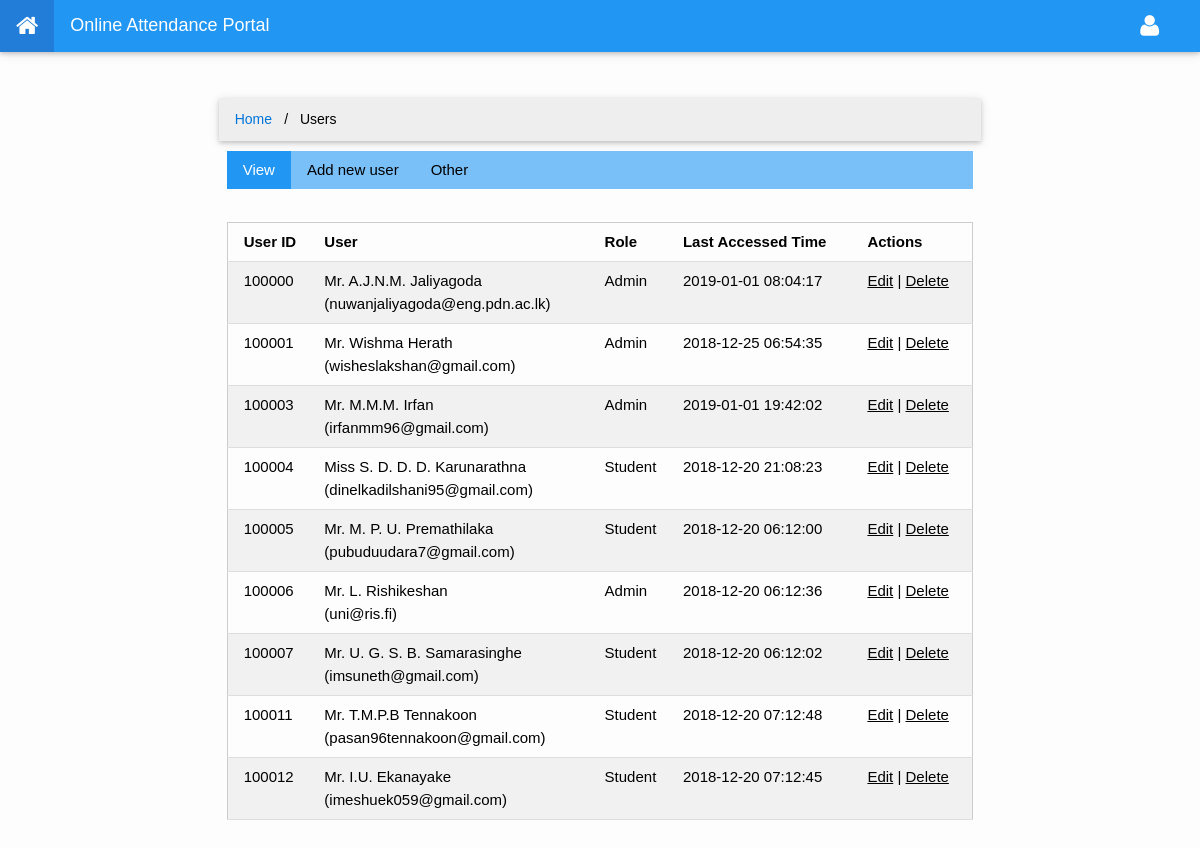
/web/users/index.php, run on the app's committed database.
### tables this page shows
CREATE TABLE `users` (
  `id` int(6) NOT NULL,
  `firstName` text NOT NULL,
  `lastName` text NOT NULL,
  `salutation` int(1) NOT NULL,
  `email` text NOT NULL,
  `password` varchar(255) NOT NULL,
  `role` int(1) NOT NULL,
  `lastAccess` datetime NOT NULL
);

### web/data/database.php (called while the page is built, shortened)
<?php
class database
{
    private $mysqli;
    function __construct()
    {
        $this->mysqli = new mysqli(DB_HOST, DB_USER, DB_PASSWORD, DB_NAME);
    }
    function getUserData($userId, $field)
    {
        $sql = "SELECT * FROM `users` WHERE `id` LIKE $userId";
        $result = $this->mysqli->query($sql);
        $row = $result->fetch_assoc();
        $res = $row[$field];
        return $res;
    }
    function listUsers($field)
    {
        $sql = "SELECT * FROM `users` WHERE 1";
        if ($result = $this->mysqli->query($sql)) {
            $j = 0;
            $arAdd = array();
            while ($row = mysqli_fetch_array($result)) {
                $arAdd[$j] = $row[$field];
                $j++;
            }
            return $arAdd;
        } else {
            return 0;
        }
    }
}

### web/users/index.php (the view, shortened to what this page needs)
<!DOCTYPE html>
<html lang="en">
<head>
    <?php include '../data/scripts.php'; ?>
</head>
<body>
<?php include '../data/navibar.php'; ?>
<?php
include "../data/database.php";
$db = new database();
$userRoles = array(0 => "Admin", 1 => "Student", 2 => "Lecturer", 3 => "Instructor", 4 => "Date Enter");
?>
<div class="w3-container">
    <div class="w3-row">
        <div class="w3-col m2 l2 hidden-sm">&nbsp;</div>
        <div class="w3-col s12 m8 l8">
            <br><br><br><br>
            <ul class="breadcrumb w3-card-2 w3-container w3-margin-8">
                <li><a href="../home">Home</a></li>
                <li class="active">Users</a></li>
            </ul>
            <ul class="w3-navbar w3-theme-l2" style="margin: 10px 16px;">
                <li><a href="#" class="tablink w3-theme">View</a></li>
                <li><a href="add.php" class="tablink">Add new user</a></li>
                <li><a href="#" class="tablink">Other</a></li>
            </ul>
            <br>
            <div class="w3-container">
                <div class="w3-responsive">
                    <table class="w3-table w3-bordered w3-striped w3-border w3-hoverable">
                        <tr>
                            <th>User ID</th>
                            <th>User</th>
                            <th>Role</th>
                            <th>Last Accessed Time</th>
                            <th>Actions</th>
                        </tr>
                        <?php
                        $ids = $db->listUsers("id");
                        $salutation = json_decode(file_get_contents("../data/salutations.json"), true);
                        for ($i = 0; $i < sizeof($ids); $i++) {
                            $firstName = $db->getUserData($ids[$i], "firstName");
                            $lastName = $db->getUserData($ids[$i], "lastName");
                            $sal = $salutation[$db->getUserData($ids[$i], "salutation")];
                            $email = $db->getUserData($ids[$i], "email");
                            $role = $userRoles[$db->getUserData($ids[$i], "role")];
                            $lastAccessed = $db->getUserData($ids[$i], "lastAccess");
                            print "<tr><td>$ids[$i]</td><td>$sal $firstName $lastName<br>($email)</td><td>$role</td><td>$lastAccessed</td>
                                <td><a href='edit.php?id=$ids[$i]'>Edit</a> | <a href='delete.php?id=$ids[$i]'>Delete</a></td></tr>";
                        }
                        ?>
                    </table>
                </div>
            </div>
        </div>
    </div>
    <br><br><br>
</div>
</body>
</html>

### web/data/scripts.php (shortened to what this page needs)
<link href="../css/index.css" rel="stylesheet"/>
<link href="../css/w3.css" rel="stylesheet"/>
<link href="../css/w3-theme.css" rel="stylesheet"/>
<link href="../css/font-awesome.min.css" rel="stylesheet"/>

### web/data/navibar.php (shortened to what this page needs)
<div class="w3-display-container w3-top w3-card-2">
    <div class="w3-bar w3-theme w3-xlarge">
        <a href="../home/" class="w3-bar-item w3-button w3-hover-theme">
            <i class="fa fa-home"></i></a>
        <span class="w3-bar-item w3-large w3-padding-12 w3-hide-small">Online Attendance Portal</span>
        <a href="#" id="userPanelBtn" class="w3-bar-item w3-button w3-hover-theme w3-animate-opacity w3-right"
           style="margin-right: 25px!important; border: 1px solid #000000l;" onclick="toggleUserPanel()"><i
                class="fa fa-user"></i></a>
        <div class="w3-clear"></div>
    </div>
</div>

### web/css/index.css (style rules this page uses)
body { background-color: #fdfdfd; }
ul.breadcrumb { padding: 10px 16px; list-style: none; background-color: #eee; }
ul.breadcrumb li { display: inline; font-size: 14px; }
ul.breadcrumb li+li:before { padding: 8px; color: black; content: "/\00a0"; }
ul.breadcrumb li a { color: #0275d8; text-decoration: none; }

### web/css/w3.css (style rules this page uses)
*,*:before,*:after { box-sizing:inherit }
html { -ms-text-size-adjust:100%;-webkit-text-size-adjust:100% }
body { margin:0 }
a { background-color:transparent;-webkit-text-decoration-skip:objects }
html,body { font-family:Verdana,sans-serif;font-size:15px;line-height:1.5 }
html { overflow-x:hidden }
a { color:inherit }
.w3-table,.w3-table-all { border-collapse:collapse;border-spacing:0;width:100%;display:table }
.w3-bordered tr,.w3-table-all tr { border-bottom:1px solid #ddd }
.w3-striped tbody tr:nth-child(even) { background-color:#f1f1f1 }
.w3-table td,.w3-table th,.w3-table-all td,.w3-table-all th { padding:8px 8px;display:table-cell;text-align:left;vertical-align:top }
.w3-table th:first-child,.w3-table td:first-child,.w3-table-all th:first-child,.w3-table-all td:first-child { padding-left:16px }
.w3-btn,.w3-btn-block,.w3-button { border:none;display:inline-block;outline:0;padding:6px 16px;vertical-align:middle;overflow:hidden;text-decoration:none!important;color:#fff;background-color:#000;text-align:center;cursor:pointer;white-space:nowrap }
.w3-button { color:#000;background-color:#f1f1f1;padding:8px 16px }
.w3-btn,.w3-btn-floating,.w3-btn-floating-large,.w3-closenav,.w3-opennav,.w3-btn-block,.w3-button { -webkit-touch-callout:none;-webkit-user-select:none;-khtml-user-select:none;-moz-user-select:none;-ms-user-select:none;user-select:none }
.w3-tooltip,.w3-display-container { position:relative }
.w3-navbar { list-style-type:none;margin:0;padding:0;overflow:hidden }
.w3-navbar li { float:left }
.w3-navbar li a,.w3-navitem,.w3-navbar li .w3-btn,.w3-navbar li .w3-input { display:block;padding:8px 16px }
.w3-navbar a,.w3-topnav a,.w3-sidenav a,.w3-dropdown-content a,.w3-accordion-content a,.w3-dropnav a,.w3-navblock a { text-decoration:none!important }
.w3-btn,.w3-btn-floating,.w3-dropnav a,.w3-btn-floating-large,.w3-btn-block, .w3-navbar a,.w3-navblock a,.w3-sidenav a,.w3-pagination li a,.w3-hoverable tbody tr,.w3-hoverable li, .w3-accordion-content a,.w3-dropdown-content a,.w3-dropdown-click:hover,.w3-dropdown-hover:hover,.w3-opennav,.w3-closenav,.w3-closebtn,*[class*="w3-hover-"] { -webkit-transition:background-color .25s,color .15s,box-shadow .25s,opacity 0.25s,filter 0.25s,border 0.15s;transition:background-color .25s,color .15s,box-shadow .15s,opacity .25s,filter .25s,border .15s }
.w3-bar { width:100%;overflow:hidden }
.w3-bar .w3-bar-item { padding:8px 16px;float:left;background-color:inherit;color:inherit;width:auto;border:none;outline:none;display:block }
.w3-bar .w3-button { background-color:inherit;color:inherit;white-space:normal }
.w3-responsive { overflow-x:auto }
.w3-container:after,.w3-container:before,.w3-panel:after,.w3-panel:before,.w3-row:after,.w3-row:before,.w3-row-padding:after,.w3-row-padding:before,.w3-cell-row:before,.w3-cell-row:after, .w3-topnav:after,.w3-topnav:before,.w3-clear:after,.w3-clear:before,.w3-btn-group:before,.w3-btn-group:after,.w3-btn-bar:before,.w3-btn-bar:after,.w3-bar:before,.w3-bar:after { content:"";display:table;clear:both }
.w3-col,.w3-half,.w3-third,.w3-twothird,.w3-threequarter,.w3-quarter { float:left;width:100% }
.w3-col.s12,.w3-half,.w3-third,.w3-twothird,.w3-threequarter,.w3-quarter { width:99.99999% }
@media (min-width:601px) { .w3-col.m2 { width:16.66666% } }
@media (min-width:601px) { .w3-col.m8,.w3-twothird { width:66.66666% } }
@media (min-width:993px) { .w3-col.l2 { width:16.66666% } }
@media (min-width:993px) { .w3-col.l8,.w3-twothird { width:66.66666% } }
.w3-top,.w3-bottom { position:fixed;width:100%;z-index:1 }
.w3-top { top:0 }
.w3-right { float:right!important }
.w3-large { font-size:18px!important }
.w3-xlarge { font-size:24px!important }
.w3-border { border:1px solid #ccc!important }
.w3-padding-12 { padding-top:12px!important;padding-bottom:12px!important }
.w3-container { padding:0.01em 16px }
.w3-card,.w3-card-2,.w3-example { box-shadow:0 2px 4px 0 rgba(0,0,0,0.16),0 2px 10px 0 rgba(0,0,0,0.12)!important }
.w3-animate-opacity { -webkit-animation:opac 0.8s;animation:opac 0.8s }
.w3-margin-8 { margin: 8px }

### data on the page
users: salutation "Mr.", firstName "A.J.N.M.", lastName "Jaliyagoda", email "nuwanjaliyagoda@eng.pdn.ac.lk", role "Admin", lastAccess "2019-01-01 08:04:17"
users: salutation "Mr.", firstName "Wishma", lastName "Herath", email "wisheslakshan@gmail.com", role "Admin", lastAccess "2018-12-25 06:54:35"
users: salutation "Mr.", firstName "M.M.M.", lastName "Irfan", email "irfanmm96@gmail.com", role "Admin", lastAccess "2019-01-01 19:42:02"
users: salutation "Miss", firstName "S. D. D. D.", lastName "Karunarathna", email "dinelkadilshani95@gmail.com", role "Student", lastAccess "2018-12-20 21:08:23"
users: salutation "Mr.", firstName "M. P. U.", lastName "Premathilaka", email "pubuduudara7@gmail.com", role "Student", lastAccess "2018-12-20 06:12:00"
users: salutation "Mr.", firstName "L.", lastName "Rishikeshan", email "uni@ris.fi", role "Admin", lastAccess "2018-12-20 06:12:36"
users: salutation "Mr.", firstName "U. G. S. B.", lastName "Samarasinghe", email "imsuneth@gmail.com", role "Student", lastAccess "2018-12-20 06:12:02"
users: salutation "Mr.", firstName "T.M.P.B", lastName "Tennakoon", email "pasan96tennakoon@gmail.com", role "Student", lastAccess "2018-12-20 07:12:48"
users: salutation "Mr.", firstName "I.U.", lastName "Ekanayake", email "imeshuek059@gmail.com", role "Student", lastAccess "2018-12-20 07:12:45"

### other printed values
$ids[$i] "100000"
$ids[$i] "100001"
$ids[$i] "100003"
$ids[$i] "100004"
$ids[$i] "100005"
$ids[$i] "100006"
$ids[$i] "100007"
$ids[$i] "100011"
$ids[$i] "100012"
